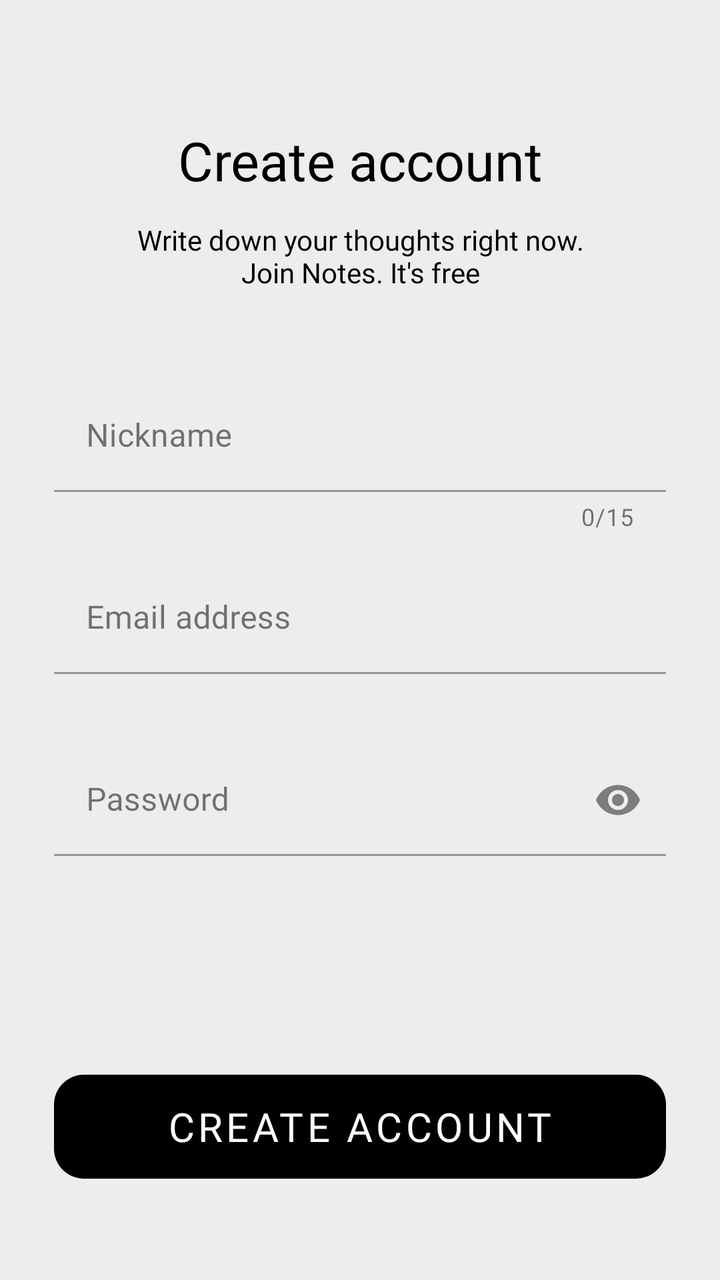
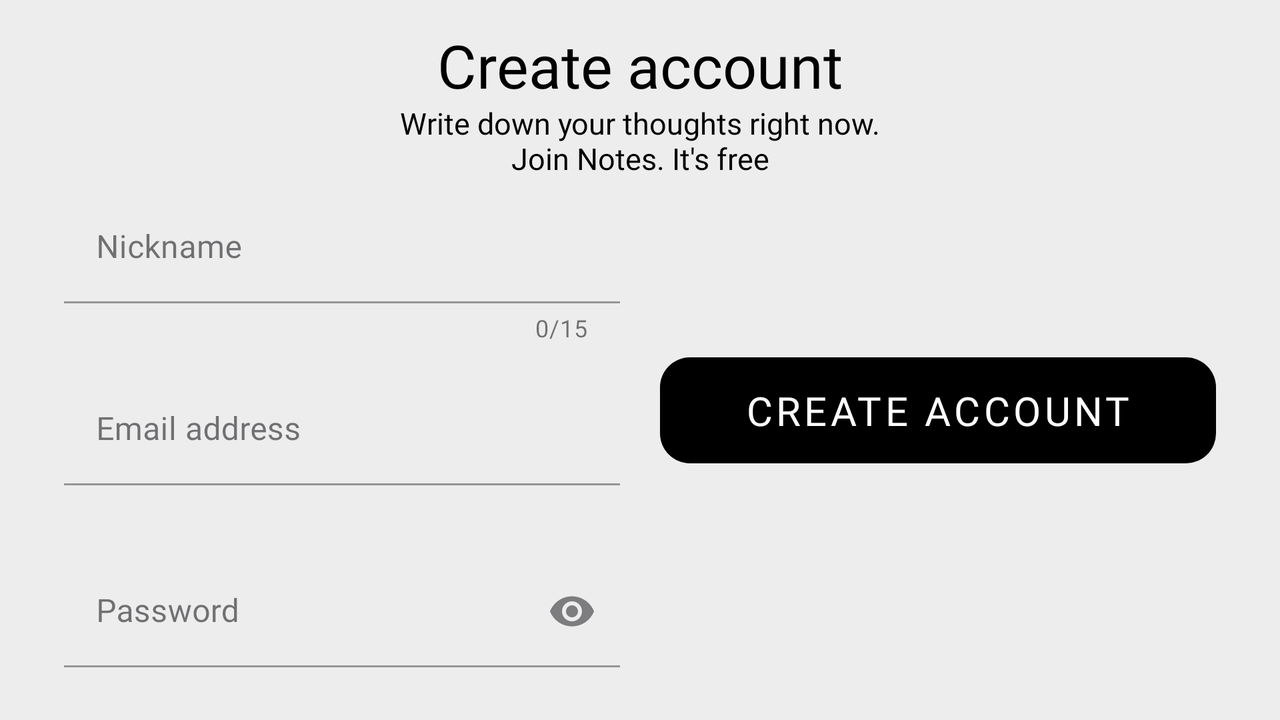

One screen, two layout resources from the same app: the default and the repository's alternative for another configuration. Each is rendered where Android would select it; the XML of both is given below.
<!-- AndroidManifest.xml: application theme Theme.Notes -->
<!-- res/layout/fragment_create_account.xml -->
<?xml version="1.0" encoding="utf-8"?>
<androidx.constraintlayout.widget.ConstraintLayout xmlns:android="http://schemas.android.com/apk/res/android"
    xmlns:app="http://schemas.android.com/apk/res-auto"
    android:layout_width="match_parent"
    android:layout_height="match_parent">

    <TextView
        android:layout_width="0dp"
        android:layout_height="wrap_content"
        android:autoSizeMaxTextSize="27sp"
        android:autoSizeMinTextSize="18sp"
        android:autoSizeTextType="uniform"
        android:gravity="center"
        android:text="@string/create_account_text"
        android:textSize="27sp"
        app:layout_constraintBottom_toBottomOf="@id/create_account_g12"
        app:layout_constraintEnd_toEndOf="@id/create_account_g2"
        app:layout_constraintStart_toStartOf="@id/create_account_g1"
        app:layout_constraintTop_toTopOf="@id/create_account_g11" />

    
    
    

    <TextView
        android:layout_width="0dp"
        android:layout_height="wrap_content"
        android:autoSizeMaxTextSize="18sp"
        android:autoSizeMinTextSize="10sp"
        android:autoSizeTextType="uniform"
        android:gravity="center"
        android:text="@string/create_account_description"
        app:layout_constraintBottom_toBottomOf="@id/create_account_g14"
        app:layout_constraintEnd_toEndOf="@id/create_account_g2"
        app:layout_constraintStart_toStartOf="@id/create_account_g1"
        app:layout_constraintTop_toTopOf="@id/create_account_g13" />

    
    
    

    <LinearLayout
        android:layout_width="0dp"
        android:layout_height="wrap_content"
        android:orientation="vertical"

        app:layout_constraintBottom_toBottomOf="@id/create_account_g6"
        app:layout_constraintEnd_toEndOf="@id/create_account_g2"
        app:layout_constraintStart_toStartOf="@id/create_account_g1"
        app:layout_constraintTop_toTopOf="@id/create_account_g5"
        app:layout_constraintWidth_max="320dp">

        <com.google.android.material.textfield.TextInputLayout
            android:id="@+id/nickname_layout"
            android:layout_width="match_parent"
            android:layout_height="wrap_content"
            android:minHeight="48dp"
            android:paddingBottom="15dp"
            app:counterEnabled="true"
            app:counterMaxLength="15"
            app:errorEnabled="true">

            <com.google.android.material.textfield.TextInputEditText
                android:id="@+id/nickname"
                android:layout_width="match_parent"
                android:layout_height="wrap_content"
                android:autofillHints="username"
                android:hint="@string/nickname_label"
                android:inputType="textPersonName" />

        </com.google.android.material.textfield.TextInputLayout>

        
        
        

        <com.google.android.material.textfield.TextInputLayout
            android:id="@+id/email_address_layout"
            android:layout_width="match_parent"
            android:layout_height="wrap_content"
            android:autofillHints="emailAddress"
            android:minHeight="48dp"
            android:paddingBottom="15dp"
            app:errorEnabled="true">

            <com.google.android.material.textfield.TextInputEditText
                android:id="@+id/email_address"
                android:layout_width="match_parent"
                android:layout_height="wrap_content"
                android:autofillHints="emailAddress"
                android:hint="@string/email_address_label"
                android:inputType="textEmailAddress" />

        </com.google.android.material.textfield.TextInputLayout>

        
        
        

        <com.google.android.material.textfield.TextInputLayout
            android:id="@+id/password_layout"
            android:layout_width="match_parent"
            android:layout_height="wrap_content"
            android:autofillHints="password"
            android:minHeight="48dp"
            app:endIconMode="password_toggle"
            app:errorEnabled="true">

            <com.google.android.material.textfield.TextInputEditText
                android:id="@+id/password"
                android:layout_width="match_parent"
                android:layout_height="wrap_content"
                android:hint="@string/password_label"
                android:inputType="textPassword" />

        </com.google.android.material.textfield.TextInputLayout>

    </LinearLayout>

    <Button
        android:id="@+id/create_account_button"
        android:layout_width="0dp"
        android:layout_height="0dp"
        android:autoSizeMaxTextSize="20sp"
        android:autoSizeMinTextSize="4sp"
        android:autoSizeTextType="uniform"
        android:text="@string/create_account_button_text"
        android:textSize="20sp"
        app:layout_constraintBottom_toBottomOf="@id/create_account_g8"
        app:layout_constraintEnd_toEndOf="@id/create_account_g2"
        app:layout_constraintStart_toStartOf="@id/create_account_g1"
        app:layout_constraintTop_toTopOf="@id/create_account_g7"
        app:layout_constraintWidth_max="320dp" />

    <androidx.constraintlayout.widget.Guideline
        android:id="@+id/create_account_g1"
        android:layout_width="wrap_content"
        android:layout_height="wrap_content"
        android:orientation="vertical"
        app:layout_constraintGuide_percent="0.0747" />

    <androidx.constraintlayout.widget.Guideline
        android:id="@+id/create_account_g2"
        android:layout_width="wrap_content"
        android:layout_height="wrap_content"
        android:orientation="vertical"
        app:layout_constraintGuide_percent="0.9253" />

    
    
    
    
    
    

    
    
    
    
    
    

    <androidx.constraintlayout.widget.Guideline
        android:id="@+id/create_account_g5"
        android:layout_width="wrap_content"
        android:layout_height="wrap_content"
        android:orientation="horizontal"
        app:layout_constraintGuide_percent="0.3072" />

    <androidx.constraintlayout.widget.Guideline
        android:id="@+id/create_account_g6"
        android:layout_width="wrap_content"
        android:layout_height="wrap_content"
        android:orientation="horizontal"
        app:layout_constraintGuide_percent="0.69" />

    <androidx.constraintlayout.widget.Guideline
        android:id="@+id/create_account_g7"
        android:layout_width="wrap_content"
        android:layout_height="wrap_content"
        android:orientation="horizontal"
        app:layout_constraintGuide_percent="0.83" />

    <androidx.constraintlayout.widget.Guideline
        android:id="@+id/create_account_g8"
        android:layout_width="wrap_content"
        android:layout_height="wrap_content"
        android:orientation="horizontal"
        app:layout_constraintGuide_percent="0.93" />

    <androidx.constraintlayout.widget.Guideline
        android:id="@+id/create_account_g11"
        android:layout_width="wrap_content"
        android:layout_height="wrap_content"
        android:orientation="horizontal"
        app:layout_constraintGuide_percent="0.1" />

    <androidx.constraintlayout.widget.Guideline
        android:id="@+id/create_account_g12"
        android:layout_width="wrap_content"
        android:layout_height="wrap_content"
        android:orientation="horizontal"
        app:layout_constraintGuide_percent="0.15" />

    <androidx.constraintlayout.widget.Guideline
        android:id="@+id/create_account_g13"
        android:layout_width="wrap_content"
        android:layout_height="wrap_content"
        android:orientation="horizontal"
        app:layout_constraintGuide_percent="0.17" />

    <androidx.constraintlayout.widget.Guideline
        android:id="@+id/create_account_g14"
        android:layout_width="wrap_content"
        android:layout_height="wrap_content"
        android:orientation="horizontal"
        app:layout_constraintGuide_percent="0.23" />

</androidx.constraintlayout.widget.ConstraintLayout>
<!-- resources referenced by this layout -->
<resources>
  <string name="create_account_button_text">Create account</string>
  <string name="create_account_description">Write down your thoughts right now.\nJoin Notes. It\'s free</string>
  <string name="create_account_text">Create account</string>
  <string name="email_address_label">Email address</string>
  <string name="nickname_label">Nickname</string>
  <string name="password_label">Password</string>
  <style name="Theme.Notes" parent="Base.Theme.Notes" />
  <color name="black">#FF000000</color>
  <color name="grey_200">#B1B1B1</color>
  <color name="light_grey">#ededed</color>
  <style name="Widget.Notes.Button.Custom" parent="Widget.MaterialComponents.Button.UnelevatedButton">
          <item name="backgroundTint">@color/black</item>
          <item name="shapeAppearance">@style/buttonShape</item>
      </style>
  <style name="TextAppearance.Notes.Caption" parent="TextAppearance.MaterialComponents.Caption">
          <item name="android:textSize">12sp</item>
      </style>
  <style name="Widget.Notes.TextInputLayout.Custom" parent="Widget.MaterialComponents.TextInputLayout.FilledBox">
          <item name="hintTextColor">@color/black</item>
          <item name="cursorErrorColor">@color/black</item>
          <item name="cursorColor">@color/black</item>
          <item name="boxBackgroundColor">?attr/android:colorBackground</item>
      </style>
  <style name="Widget.Notes.Toolbar.Custom" parent="Widget.MaterialComponents.Toolbar.Primary">
          <item name="android:elevation">0dp</item>
          <item name="materialThemeOverlay">@style/ThemeOverlay.Notes.Toolbar</item>
          <item name="titleTextAppearance">@style/TextAppearance.Notes.Headline6</item>
          <item name="subtitleTextAppearance">@style/TextAppearance.Notes.Subtitle1</item>
      </style>
  <style name="Widget.Notes.SearchBar.Custom" parent="Widget.Material3.SearchBar">
          <item name="backgroundTint">@color/grey</item>
      </style>
  <style name="Widget.Notes.FloatingButton.Custom" parent="Widget.MaterialComponents.FloatingActionButton">
          <item name="materialThemeOverlay">@style/ThemeOverlay.Notes.FloatingButton</item>
          <item name="shapeAppearanceOverlay">@style/ShapeAppearance.Notes.MediumComponent</item>
      </style>
  <style name="buttonShape">
          <item name="cornerFamily">rounded</item>
          <item name="cornerSize">15dp</item>
      </style>
  <style name="ThemeOverlay.Notes.Toolbar" parent="">
          <item name="colorPrimary">@color/light_grey</item>
          <item name="colorOnPrimary">@color/black</item>
      </style>
  <style name="TextAppearance.Notes.Headline6" parent="TextAppearance.MaterialComponents.Headline6">
          <item name="fontFamily">@font/nt_somic_regular</item>
          <item name="android:textSize">30sp</item>
          <item name="android:fontFamily">@font/nt_somic_regular</item>
      </style>
  <style name="TextAppearance.Notes.Subtitle1" parent="TextAppearance.MaterialComponents.Subtitle1">
          <item name="fontFamily">@font/nt_somic_regular</item>
          <item name="android:fontFamily">@font/nt_somic_regular</item>
      </style>
  <color name="grey">#DFDFDF</color>
  <style name="ThemeOverlay.Notes.FloatingButton" parent="">
          <item name="colorSecondary">@color/black</item>
          <item name="colorOnSecondary">@color/white</item>
      </style>
  <style name="ShapeAppearance.Notes.MediumComponent" parent="ShapeAppearance.MaterialComponents.MediumComponent">
          <item name="cornerFamily">rounded</item>
          <item name="cornerSize">15dp</item>
      </style>
  <color name="white">#FFFFFFFF</color>
  <!-- some entries are left out for length -->
</resources>
<!-- res/layout-land/fragment_create_account.xml (the repository's variant of the layout above) -->
<!-- drawn on the phone turned sideways -->
<?xml version="1.0" encoding="utf-8"?>
<androidx.constraintlayout.widget.ConstraintLayout xmlns:android="http://schemas.android.com/apk/res/android"
    xmlns:app="http://schemas.android.com/apk/res-auto"
    android:layout_width="match_parent"
    android:layout_height="match_parent">

    <TextView
        android:layout_width="0dp"
        android:layout_height="wrap_content"
        android:autoSizeMaxTextSize="60sp"
        android:autoSizeMinTextSize="20sp"
        android:autoSizeTextType="uniform"
        android:gravity="center"
        android:text="@string/create_account_text"
        android:textSize="30sp"
        app:layout_constraintBottom_toBottomOf="@id/create_account_g12"
        app:layout_constraintEnd_toEndOf="@id/create_account_g2"
        app:layout_constraintStart_toStartOf="@id/create_account_g1"
        app:layout_constraintTop_toTopOf="@id/create_account_g11" />

    
    
    

    <TextView
        android:id="@+id/app_description"
        android:layout_width="0dp"
        android:layout_height="wrap_content"
        android:autoSizeMaxTextSize="35sp"
        android:autoSizeMinTextSize="15sp"
        android:autoSizeTextType="uniform"
        android:gravity="center"
        android:text="@string/create_account_description"
        android:textSize="15sp"
        app:layout_constraintBottom_toBottomOf="@id/create_account_g14"
        app:layout_constraintEnd_toEndOf="@id/create_account_g2"
        app:layout_constraintStart_toStartOf="@id/create_account_g1"
        app:layout_constraintTop_toTopOf="@id/create_account_g13" />

    
    
    

    <LinearLayout
        android:layout_width="0dp"
        android:layout_height="wrap_content"
        android:layout_marginEnd="10dp"
        android:orientation="vertical"
        app:layout_constraintBottom_toBottomOf="parent"
        app:layout_constraintEnd_toEndOf="@id/create_account_g15"
        app:layout_constraintStart_toStartOf="@id/create_account_g1"
        app:layout_constraintTop_toTopOf="@id/create_account_g14"
        app:layout_constraintWidth_max="320dp">

        <com.google.android.material.textfield.TextInputLayout
            android:id="@+id/nickname_layout"
            android:layout_width="match_parent"
            android:layout_height="wrap_content"
            android:minHeight="48dp"
            android:paddingBottom="15dp"
            app:counterEnabled="true"
            app:counterMaxLength="15"
            app:errorEnabled="true">

            <com.google.android.material.textfield.TextInputEditText
                android:id="@+id/nickname"
                android:layout_width="match_parent"
                android:layout_height="wrap_content"
                android:autofillHints="username"
                android:hint="@string/nickname_label"
                android:inputType="textPersonName" />

        </com.google.android.material.textfield.TextInputLayout>

        
        
        

        <com.google.android.material.textfield.TextInputLayout
            android:id="@+id/email_address_layout"
            android:layout_width="match_parent"
            android:layout_height="wrap_content"
            android:autofillHints="emailAddress"
            android:minHeight="48dp"
            android:paddingBottom="15dp"
            app:errorEnabled="true">

            <com.google.android.material.textfield.TextInputEditText
                android:id="@+id/email_address"
                android:layout_width="match_parent"
                android:layout_height="wrap_content"
                android:autofillHints="emailAddress"
                android:hint="@string/email_address_label"
                android:inputType="textEmailAddress" />

        </com.google.android.material.textfield.TextInputLayout>

        
        
        

        <com.google.android.material.textfield.TextInputLayout
            android:id="@+id/password_layout"
            android:layout_width="match_parent"
            android:layout_height="wrap_content"
            android:autofillHints="password"
            android:minHeight="48dp"
            app:endIconMode="password_toggle"
            app:errorEnabled="true">

            <com.google.android.material.textfield.TextInputEditText
                android:id="@+id/password"
                android:layout_width="match_parent"
                android:layout_height="wrap_content"
                android:hint="@string/password_label"
                android:inputType="textPassword" />

        </com.google.android.material.textfield.TextInputLayout>

    </LinearLayout>

    <Button
        android:id="@+id/create_account_button"
        android:layout_width="0dp"
        android:layout_height="wrap_content"
        android:layout_marginStart="10dp"
        android:layout_marginBottom="40dp"
        android:autoSizeMaxTextSize="20sp"
        android:autoSizeMinTextSize="4sp"
        android:autoSizeTextType="uniform"
        android:text="@string/create_account_button_text"
        android:textSize="20sp"
        app:layout_constraintBottom_toBottomOf="parent"
        app:layout_constraintEnd_toEndOf="@id/create_account_g2"
        app:layout_constraintHeight_max="150dp"
        app:layout_constraintHeight_min="65dp"
        app:layout_constraintStart_toStartOf="@id/create_account_g15"
        app:layout_constraintTop_toTopOf="@id/create_account_g14"
        app:layout_constraintWidth_max="320dp" />

    <androidx.constraintlayout.widget.Guideline
        android:id="@+id/create_account_g1"
        android:layout_width="wrap_content"
        android:layout_height="wrap_content"
        android:orientation="vertical"
        app:layout_constraintGuide_percent="0.05" />

    <androidx.constraintlayout.widget.Guideline
        android:id="@+id/create_account_g2"
        android:layout_width="wrap_content"
        android:layout_height="wrap_content"
        android:orientation="vertical"
        app:layout_constraintGuide_percent="0.95" />

    
    
    
    
    
    

    
    
    
    
    
    

    
    
    
    
    
    

    
    
    
    
    
    

    
    
    
    
    
    

    
    
    
    
    
    

    <androidx.constraintlayout.widget.Guideline
        android:id="@+id/create_account_g11"
        android:layout_width="wrap_content"
        android:layout_height="wrap_content"
        android:orientation="horizontal"
        app:layout_constraintGuide_percent="0.13" />

    <androidx.constraintlayout.widget.Guideline
        android:id="@+id/create_account_g12"
        android:layout_width="wrap_content"
        android:layout_height="wrap_content"
        android:orientation="horizontal"
        app:layout_constraintGuide_percent="0.05" />

    <androidx.constraintlayout.widget.Guideline
        android:id="@+id/create_account_g13"
        android:layout_width="wrap_content"
        android:layout_height="wrap_content"
        android:orientation="horizontal"
        app:layout_constraintGuide_percent="0.14" />

    <androidx.constraintlayout.widget.Guideline
        android:id="@+id/create_account_g14"
        android:layout_width="wrap_content"
        android:layout_height="wrap_content"
        android:orientation="horizontal"
        app:layout_constraintGuide_percent="0.25" />

    <androidx.constraintlayout.widget.Guideline
        android:id="@+id/create_account_g15"
        android:layout_width="wrap_content"
        android:layout_height="wrap_content"
        android:orientation="vertical"
        app:layout_constraintGuide_percent="0.5" />


</androidx.constraintlayout.widget.ConstraintLayout>
